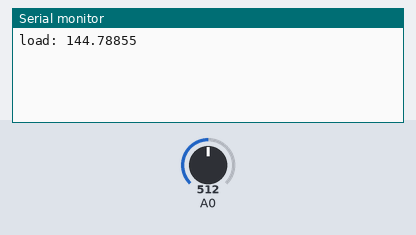
This sketch was run on a simulated Arduino Uno, built with avr-gcc and run on an emulated ATmega328P. Parts: the last lines printed to the serial monitor. The test bench sets the inputs (shaded band); at power-on: A0 = 512.

Above: at 1.2 s.
1.3 s: A0 set to 716
At 2.6 s:
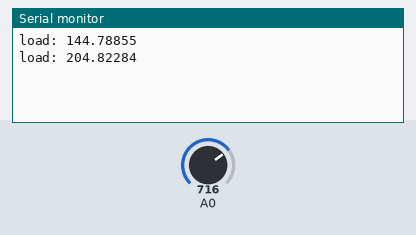
2.8 s: A0 set to 900
At 3.8 s:
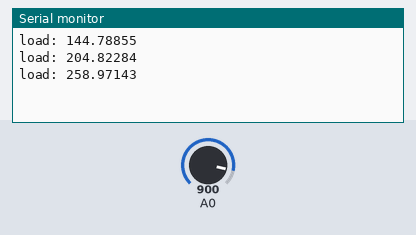
Timing chart, 0 to 5.8 s (numbered marks = the images above; inputs shaded):
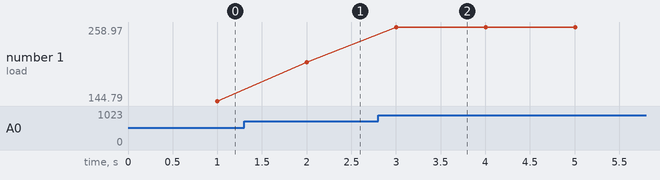

Measured:
- after the input at 1.3 s, the serial monitor: prints a new line after 0.70 s (image 1)
- after the input at 2.8 s, the serial monitor: prints a new line after 0.20 s (image 2)
- plotted number 1: 144.79 → 204.82 after the input at 1.3 s, 204.82 → 258.97 after the input at 2.8 s

The sketch:

weight-sensor.ino
```cpp
// Step 1: Upload this sketch to your arduino board

// You need two loads of well know weight. In this example A = 10 kg. B = 30 kg
// Put on load A
// read the analog value showing (this is analogvalA)
// put on load B
// read the analog value B

// Enter you own analog values here
//float loadA = 4.140; // kg
//int analogvalA = 32; // analog reading taken with load A on the load cell
//4140 g
// 3
float loadA = 0;
int analogvalA = 20.5;


float loadB = 6.180; // kg
int analogvalB = 41; // analog reading taken with load B on the load cell

// Upload the sketch again, and confirm, that the kilo-reading from the serial output now is correct, using your known loads

float loadValueAverage =0;

int loadValueCount = 25;
float lastLoadValues[25];
int readingCount = 0;

// How often do we do readings?
long lastPrint = 0; //
long lastReading = 0;
int timeBetweenReadings = 200; // We want a reading every 200 ms;
int timeBetweenPrints = 1000;

void setup() {
  Serial.begin(9600);
}

void loop() {
  int analogValue = analogRead(0);

// running average - We smooth the readings a little bit
//  analogValueAverage = 0.99*analogValueAverage + 0.01*analogValue;

  if(millis() > lastReading + timeBetweenReadings) {
    lastLoadValues[readingCount] = analogToLoad(analogValue);
    readingCount++;
    if(readingCount > loadValueCount) {
      loadValueAverage = average(lastLoadValues, readingCount);
      readingCount = 0;
      lastReading = millis();
    }
  }
     // Is it time to print?
  if(millis() > lastPrint + timeBetweenPrints){
    float load = analogToLoad(analogValue);
//    Serial.print("analogValue: ");
//    Serial.println(analogValue);
    Serial.print("load: ");
    Serial.println(load,5);
    lastPrint = millis();
  }
}

float analogToLoad(float analogval){
  // using a custom map-function, because the standard arduino map function only uses int
  float load = mapfloat(analogval, analogvalA, analogvalB, loadA, loadB);
  return load;
}

float average(float values[], int numberOfElements) {
  float sum = 0;
  for(int i=0; i<numberOfElements; i++) {
    sum+= values[i];
  }
  return sum / numberOfElements;
}

float mapfloat(float x, float in_min, float in_max, float out_min, float out_max) {

  return (x - in_min) * (out_max - out_min) / (in_max - in_min) + out_min;
}
```
